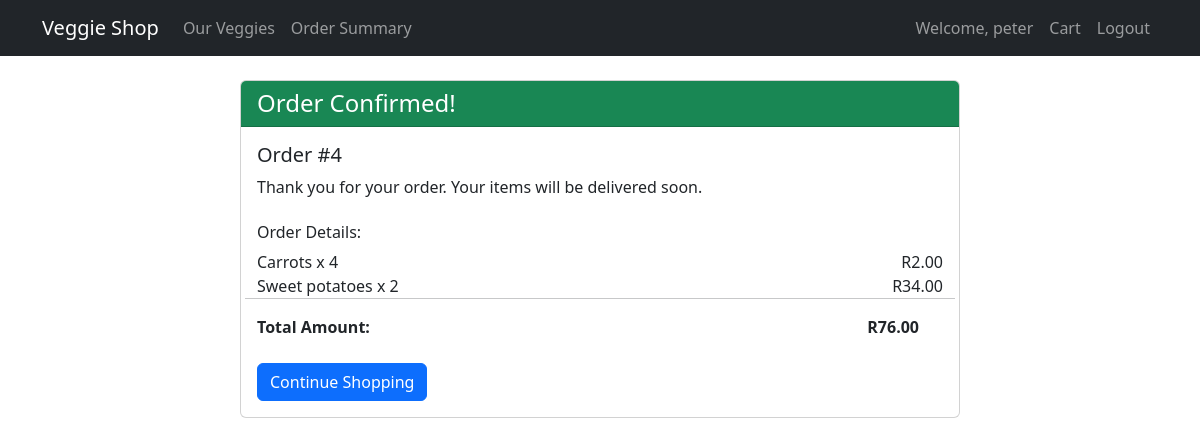
Screenshot of /order/confirmation/4/ (signed in) with the database file from the repository.
### cart/models.py (models this page shows, shortened)
class Order(models.Model):
    user = models.ForeignKey(User, on_delete=models.CASCADE)
    date_ordered = models.DateTimeField(auto_now_add=True)
    total_amount = models.DecimalField(max_digits=10, decimal_places=2)
    complete = models.BooleanField(default=False)

class OrderItem(models.Model):
    order = models.ForeignKey(Order, related_name='items', on_delete=models.CASCADE)
    vegetable = models.ForeignKey(Vegetable, on_delete=models.CASCADE)
    quantity = models.IntegerField(default=1)
    price = models.DecimalField(max_digits=10, decimal_places=2)

class Vegetable(models.Model):
    name = models.CharField(max_length=100)
    price = models.DecimalField(max_digits=6, decimal_places=2)  # Changed from price_per_kg
    description = models.TextField()
    image = models.ImageField(upload_to='vegetables/', blank=True, null=True)

### cart/views.py (the view)
# urls.py: path('order/confirmation/<int:order_id>/', views.order_confirmation, name='order_confirmation'),
@login_required
def order_confirmation(request, order_id):
    order = get_object_or_404(Order, id=order_id, user=request.user)
    return render(request, 'cart/order_confirmation.html', {'order': order})

### cart/templates/cart/order_confirmation.html
{% extends "base.html" %}
{% block content %}
<div class="container">
    <div class="row justify-content-center">
        <div class="col-md-8">
            <div class="card">
                <div class="card-header bg-success text-white">
                    <h4 class="mb-0">Order Confirmed!</h4>
                </div>
                <div class="card-body">
                    <h5>Order #{{ order.id }}</h5>
                    <p>Thank you for your order. Your items will be delivered soon.</p>
                    <h6 class="mt-4">Order Details:</h6>
                    <div class="row">
                        {% for item in order.items.all %}
                        <div class="col-6">{{ item.vegetable.name }} x {{ item.quantity }}</div>
                        <div class="col-6 text-end">R{{ item.price }}</div>
                        {% endfor %}
                        <hr>
                        <div class="row">
                            <div class="col-6"><strong>Total Amount:</strong></div>
                            <div class="col-6 text-end"><strong>R{{ order.total_amount }}</strong></div>
                        </div>
                    </div>
                    <div class="mt-4">
                        <a href="{% url 'vegetable_list' %}" class="btn btn-primary">Continue Shopping</a>
                    </div>
                </div>
            </div>
        </div>
    </div>
</div>
{% endblock %}

### cart/templates/base.html (shortened to what this page needs)
<!DOCTYPE html>
<html lang="en">
<head>
    <link href="https://cdn.jsdelivr.net/npm/bootstrap@5.3.0/dist/css/bootstrap.min.css" rel="stylesheet">
</head>
<body>
    <nav class="navbar navbar-expand-lg navbar-dark bg-dark">
        <div class="container">
            <a class="navbar-brand" href="{% url 'home' %}">Veggie Shop</a>
            <div class="collapse navbar-collapse" id="navbarNav">
                <ul class="navbar-nav me-auto">
                    <li class="nav-item">
                        <a class="nav-link" href="{% url 'vegetable_list' %}">Our Veggies</a>
                    </li>
                    {% if user.is_staff %}
                    <li class="nav-item">
                        <a class="nav-link" href="{% url 'vegetable_summary' %}">Order Summary</a>
                    </li>
                    {% endif %}
                </ul>
                <ul class="navbar-nav ms-auto">
                    {% if user.is_authenticated %}
                        <li class="nav-item">
                            <span class="nav-link">Welcome, {{ user.username }}</span>
                        </li>
                        <li class="nav-item">
                            <a class="nav-link" href="{% url 'cart' %}">Cart</a>
                        </li>
                        <li class="nav-item">
                            <form method="post" action="{% url 'logout' %}" class="d-inline">
                                <button type="submit" class="btn btn-link nav-link">Logout</button>
                            </form>
                        </li>
                    {% endif %}
                </ul>
            </div>
        </div>
    </nav>
    <div class="container mt-4">
        {% block content %}{% endblock %}
    </div>
</body>
</html>

### rows the page displays
Order: id "4", total_amount "76.00"
OrderItem: vegetable.name "Carrots", quantity "4", price "2.00"
OrderItem: vegetable.name "Sweet potatoes", quantity "2", price "34.00"

### other values shown
{{ user.username }} "peter"
